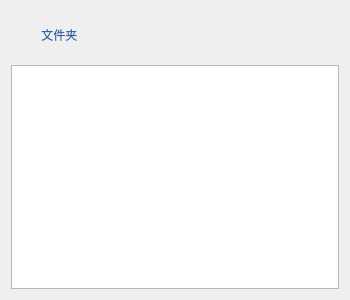
<?xml version="1.0" encoding="UTF-8"?>
<ui version="4.0">
 <class>FileDialog</class>
 <widget class="QDialog" name="FileDialog">
  <property name="geometry">
   <rect>
    <x>0</x>
    <y>0</y>
    <width>350</width>
    <height>300</height>
   </rect>
  </property>
  <property name="windowTitle">
   <string>Dialog</string>
  </property>
  <layout class="QVBoxLayout" name="verticalLayout">
   <item>
    <layout class="QHBoxLayout" name="horizontalLayout">
     <item>
      <spacer name="horizontalSpacer_2">
       <property name="orientation">
        <enum>Qt::Horizontal</enum>
       </property>
       <property name="sizeType">
        <enum>QSizePolicy::Fixed</enum>
       </property>
       <property name="sizeHint" stdset="0">
        <size>
         <width>10</width>
         <height>20</height>
        </size>
       </property>
      </spacer>
     </item>
     <item>
      <widget class="QPushButton" name="pushButton">
       <property name="minimumSize">
        <size>
         <width>80</width>
         <height>48</height>
        </size>
       </property>
       <property name="maximumSize">
        <size>
         <width>80</width>
         <height>48</height>
        </size>
       </property>
       <property name="styleSheet">
        <string notr="true">QPushButton {
	border: none;
	color: rgb(52, 101, 164);
}

QPushButton:pressed {
	color: rgb(114, 159, 207);
}</string>
       </property>
       <property name="text">
        <string>文件夹 </string>
       </property>
       <property name="icon">
        <iconset resource="res.qrc">
         <normaloff>:/icons/back1.png</normaloff>
         <normalon>:/icons/back_un1.png</normalon>:/icons/back1.png</iconset>
       </property>
       <property name="iconSize">
        <size>
         <width>30</width>
         <height>30</height>
        </size>
       </property>
      </widget>
     </item>
     <item>
      <spacer name="horizontalSpacer">
       <property name="orientation">
        <enum>Qt::Horizontal</enum>
       </property>
       <property name="sizeHint" stdset="0">
        <size>
         <width>40</width>
         <height>20</height>
        </size>
       </property>
      </spacer>
     </item>
    </layout>
   </item>
   <item>
    <widget class="QTextEdit" name="textEdit"/>
   </item>
  </layout>
 </widget>
 <resources>
  <include location="res.qrc"/>
 </resources>
 <connections/>
</ui>
